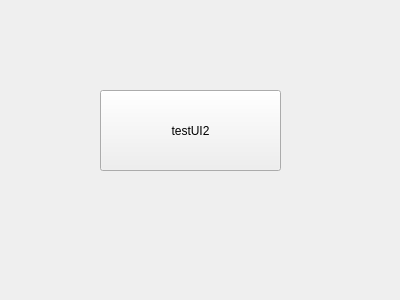
<?xml version="1.0" encoding="UTF-8"?>
<ui version="4.0">
 <class>Form</class>
 <widget class="QWidget" name="Form">
  <property name="geometry">
   <rect>
    <x>0</x>
    <y>0</y>
    <width>400</width>
    <height>300</height>
   </rect>
  </property>
  <property name="windowTitle">
   <string>Form</string>
  </property>
  <widget class="QPushButton" name="pushButton">
   <property name="geometry">
    <rect>
     <x>100</x>
     <y>90</y>
     <width>181</width>
     <height>81</height>
    </rect>
   </property>
   <property name="text">
    <string>testUI2</string>
   </property>
  </widget>
 </widget>
 <resources/>
 <connections/>
</ui>
